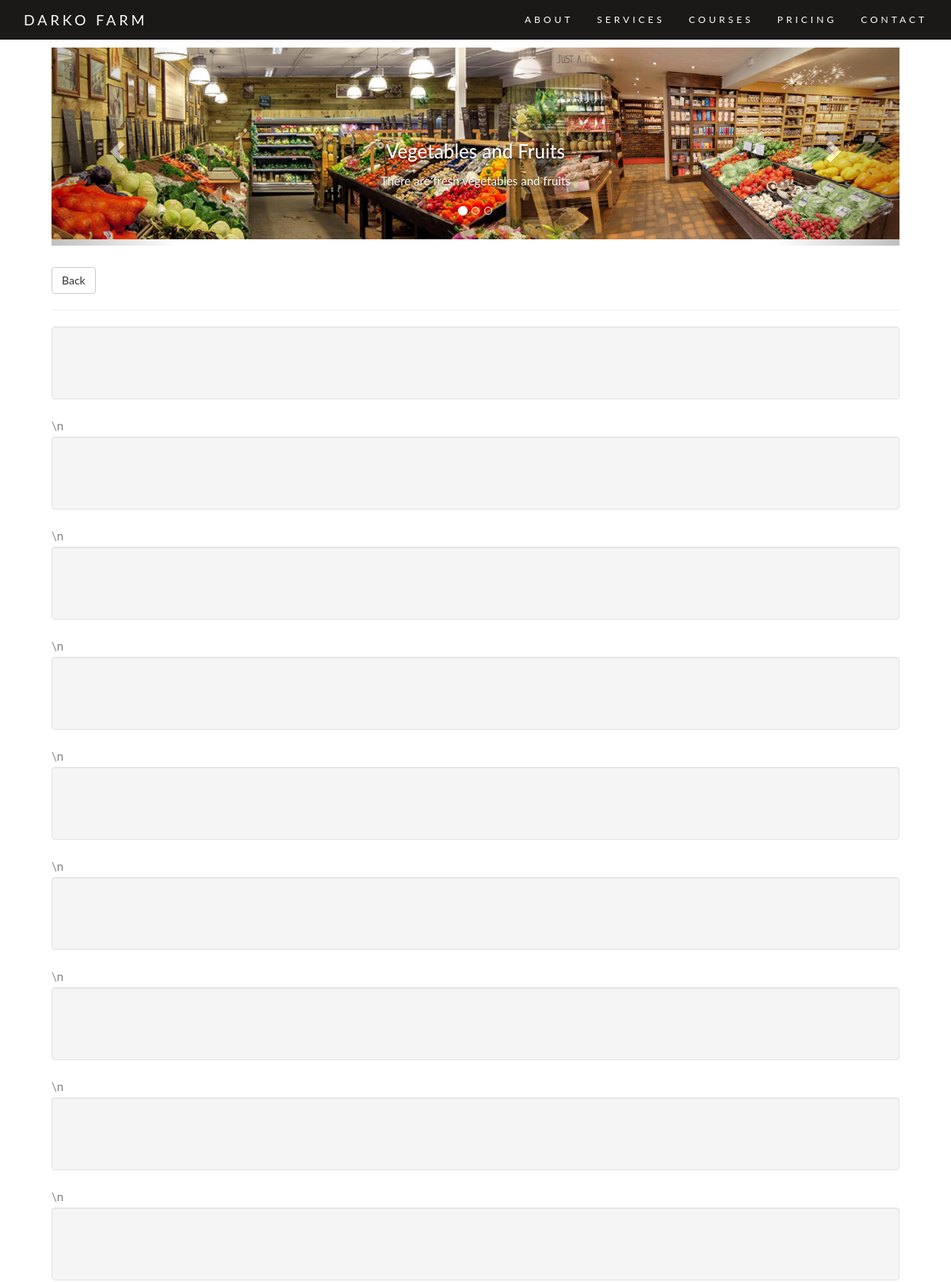
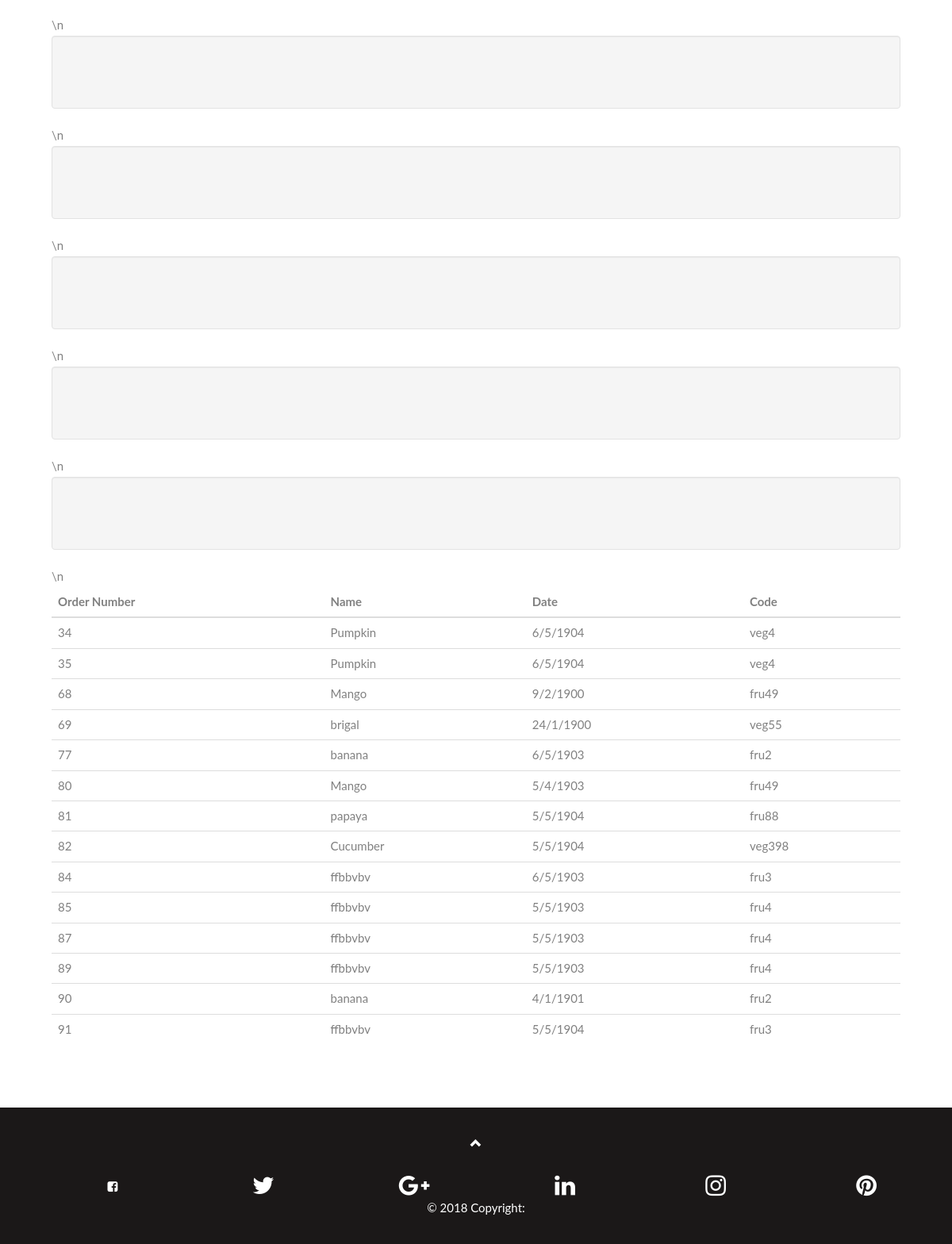
The app's page /cs/verify_view.php (signed in) with its own data (2 pictures, top to bottom).
### tables this page shows
CREATE TABLE `regshoporder` (
  `OrderNumber` int(100) NOT NULL,
  `Date` varchar(100) DEFAULT NULL,
  `Item_Code` char(20) DEFAULT NULL,
  `Amount` varchar(20) DEFAULT NULL,
  `Verified` tinyint(1) DEFAULT NULL,
  `Delivered` tinyint(1) DEFAULT NULL,
  `Reg_Shop_Id` char(20) DEFAULT NULL
);

CREATE TABLE `items` (
  `Code` char(20) NOT NULL,
  `Name` char(50) NOT NULL,
  `Price` char(50) NOT NULL,
  `Amount` int(50) NOT NULL,
  `Unit` char(50) NOT NULL,
  `Discount` char(50) DEFAULT NULL,
  `Image` int(50) NOT NULL,
  `Type` varchar(20) DEFAULT NULL
);

### includes/sessions.php (called while the page is built, shortened)
<?php
    class Session{
        private $logged_in = false;
        private function check_logged_in(){
            if(isset($_SESSION['user_id']) && isset($_SESSION['username'])){
                $this->user_id = $_SESSION['user_id'];
                $this->logged_in = true;
            }else{
                unset($this->user_id);
                unset($this->username);
                $this->logged_in = false;
            }
        }
        public function is_logged_in(){
            return $this->logged_in;
        }
    }
?>

### includes/shop.php (called while the page is built, shortened)
<?php
require_once "database.php";
require_once "sessions.php";
class Shop{
    public function find_by_sql($sql=""){
        global $database;
        $result_set = $database->query($sql);
        return $result_set;
    }
    public function verify_view($shop_id){
        $query = "SELECT * FROM regshoporder  INNER JOIN items ON regshoporder.Item_Code=items.Code
        where Reg_Shop_Id='$shop_id' and Verified=1 ";
        $result = $this->find_by_sql($query);
        return $result;
    }
}
?>

### includes/database.php (called while the page is built, shortened)
<?php
    class MySqlDatabase{
    public $connection;
    public function open_conection()
    {
         if (!isset($this->connection)) {
            $this->connection = new mysqli(DB_SERVER,DB_USER, DB_PASSWORD, DB_NAME);
         }
         return $this->connection;
    }
    public function query($query)
    {
        $result = $this->connection->query($query);
        return $result;
    }
    }
    $database = new MySqlDatabase();
?>

### cs/verify_view.php (the view, shortened to what this page needs)
<?php
require_once "../includes/sessions.php";
require_once "../includes/shop.php";
$session = new Session();
$shop = new Shop();
require_once "layout/header.php";
?>
<body >
<div class="container container-fluid">
    <nav class="navbar navbar-default navbar-fixed-top">
        <div class="container">
            <div class="navbar-header">
                <a class="navbar-brand" href="Home.html">DARKO FARM</a>
            </div>
            <div class="collapse navbar-collapse" id="myNavbar">
                <ul class="nav navbar-nav navbar-right">
                    <li><a href="about.html">ABOUT</a></li>
                    <li><a href="#services">SERVICES</a></li>
                    <li><a href="course.php">COURSES</a></li>
                    <li><a href="Order_foods.php">PRICING</a></li>
                    <li><a href="contact.html">CONTACT</a></li>
                </ul>
            </div>
        </div>
    </nav>
    <div id="myCarousel" class="carousel slide" data-interval="6000" data-ride="carousel">
        <ol class="carousel-indicators">
            <li data-target="#myCarousel" data-slide-to="0" class="active"></li>
            <li data-target="#myCarousel" data-slide-to="1"></li>
            <li data-target="#myCarousel" data-slide-to="2"></li>
        </ol>
        <div class="carousel-inner" role="listbox" style=" width:100%; height:250px !important;">
            <div class="item active">
                <img src="img/y.jpg" alt="First Slide" width="100%">
                <div class="carousel-caption">
                    <h3>Vegetables and Fruits</h3>
                    <p>There are fresh vegetables and fruits</p>
                </div>
            </div>
        </div>
        <a class="carousel-control left" href="#myCarousel" data-slide="prev">
            <span class="glyphicon glyphicon-chevron-left"></span>
        </a>
        <a class="carousel-control right" href="#myCarousel" data-slide="next">
            <span class="glyphicon glyphicon-chevron-right"></span>
        </a>
    </div>
    <br/>
    <a href="shopingcart_review.php"><button class="btn btn-default">Back</button></a>
    <hr>
    <table class="table">
    <thead>
    <tr>
        <th>Order Number</th>
        <th>Name</th>
        <th>Date</th>
        <th>Code</th>
    </tr>
    </thead>
    <tbody>
    <?php
    if($session->is_logged_in()) {
        $result = $shop->verify_view($session->user_id);
        if ($result) {
            while ($row = $result->fetch_assoc()) {
            echo '<div class="well">
                <ul class="list-unstyled">
                    <tr>
                       <td>'.$row['OrderNumber'].'</td>
                       <td>'.$row['Name'].'</td>
                       <td>'.$row['Date'].'</td>
                       <td>'.$row['Code'].'</td>
                       </tr>\n
                </div>
            </ul>';
        }
    }
}
    ?>
    </tbody>
</table>
</div>
<footer class="text-center">
    <a class="up-arrow" href="#myPage" data-toggle="tooltip" title="TO TOP">
        <span class="glyphicon glyphicon-chevron-up"></span>
    </a><br><br>
    <div class="container">
        <div class="row">
            <div class="col-md-12 py-5">
                <div class="mb-5 flex-center">
                    <div class="col-md-2 mb-md-1 mb-1">
                        <a class="fb-ic">
                            <i class="fa fa-facebook-square" aria-hidden="true"></i>
                        </a>
                    </div>
                    <div class="col-md-2 mb-md-1 mb-1">
                        <a class="tw-ic">
                            <i class="fa fa-twitter fa-lg white-text mr-md-5 mr-3 fa-2x"> </i>
                        </a>
                    </div>
                    <div class="col-md-2 mb-md-1 mb-1">
                        <a class="gplus-ic">
                            <i class="fa fa-google-plus fa-lg white-text mr-md-5 mr-3 fa-2x"> </i>
                        </a>
                    </div>
                    <div class="col-md-2 mb-md-1 mb-1">
                        <a class="li-ic">
                            <i class="fa fa-linkedin fa-lg white-text mr-md-5 mr-3 fa-2x"> </i>
                        </a>
                    </div>
                    <div class="col-md-2 mb-md-1 mb-1">
                        <a class="ins-ic">
                            <i class="fa fa-instagram fa-lg white-text mr-md-5 mr-3 fa-2x"> </i>
                        </a>
                    </div>
                    <div class="col-md-2 mb-md-1 mb-1">
                        <a class="pin-ic">
                            <i class="fa fa-pinterest fa-lg white-text fa-2x"> </i>
                        </a>
                    </div>
                </div>
            </div>
        </div>
    </div>
    <div class="footer-copyright text-center py-3">© 2018 Copyright:
    </div>
</footer>
</body>
</html>

### cs/verify_view.php (style rules this page uses)
body { font: 400 15px Lato, sans-serif; line-height: 1.8; color: #818181; }
.navbar { margin-bottom: 0; background-color: #1b1818; z-index: 9999; border: 0; font-size: 12px !important; line-height: 1.42857143 !important; letter-spacing: 4px; border-radius: 0; }
.navbar li a, .navbar .navbar-brand { color: #fff !important; }
.carousel-inner img { width: 100%; height: 100%; margin: auto; }
.container-fluid { padding: 60px 50px; }
footer { background-color: #1b1818; color: #ffffff; padding: 32px; }
footer a { color: #ffffff; }
.well { padding: 40px; }

### records on screen
regshoporder: OrderNumber "34", Item_Code.Name "Pumpkin", Date "6/5/1904", Item_Code.Code "veg4"
regshoporder: OrderNumber "35", Item_Code.Name "Pumpkin", Date "6/5/1904", Item_Code.Code "veg4"
regshoporder: OrderNumber "68", Item_Code.Name "Mango", Date "9/2/1900", Item_Code.Code "fru49"
regshoporder: OrderNumber "69", Item_Code.Name "brigal", Date "24/1/1900", Item_Code.Code "veg55"
regshoporder: OrderNumber "77", Item_Code.Name "banana", Date "6/5/1903", Item_Code.Code "fru2"
regshoporder: OrderNumber "80", Item_Code.Name "Mango", Date "5/4/1903", Item_Code.Code "fru49"
regshoporder: OrderNumber "81", Item_Code.Name "papaya", Date "5/5/1904", Item_Code.Code "fru88"
regshoporder: OrderNumber "82", Item_Code.Name "Cucumber", Date "5/5/1904", Item_Code.Code "veg398"
regshoporder: OrderNumber "84", Item_Code.Name "ffbbvbv", Date "6/5/1903", Item_Code.Code "fru3"
regshoporder: OrderNumber "85", Item_Code.Name "ffbbvbv", Date "5/5/1903", Item_Code.Code "fru4"
regshoporder: OrderNumber "87", Item_Code.Name "ffbbvbv", Date "5/5/1903", Item_Code.Code "fru4"
regshoporder: OrderNumber "89", Item_Code.Name "ffbbvbv", Date "5/5/1903", Item_Code.Code "fru4"
regshoporder: OrderNumber "90", Item_Code.Name "banana", Date "4/1/1901", Item_Code.Code "fru2"
regshoporder: OrderNumber "91", Item_Code.Name "ffbbvbv", Date "5/5/1904", Item_Code.Code "fru3"
